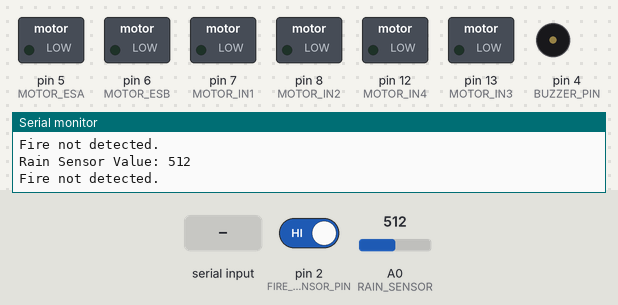
This sketch was run on a simulated Arduino Uno, built with avr-gcc and run on an emulated ATmega328P. Parts: switched loads named in the sketch (green lamp = pin HIGH), buzzer (waves = sounding, pin HIGH), the last lines printed to the serial monitor. The test bench sets the inputs (shaded band); at power-on: A0 (RAIN_SENSOR) = 512, pin 2 (FIRE_SENSOR_PIN) HIGH. The modem accepts every AT command (registered, SIM ready, sends succeed) and sends nothing else.

Above: at 4.2 s.
4.3 s: A0 (RAIN_SENSOR) set to 492
At 5.0 s:
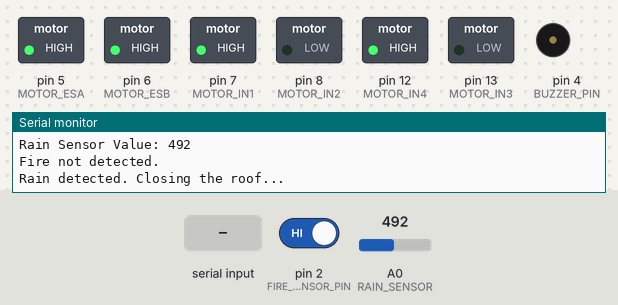
6.0 s: pin 2 (FIRE_SENSOR_PIN) driven LOW
At 7.3 s:
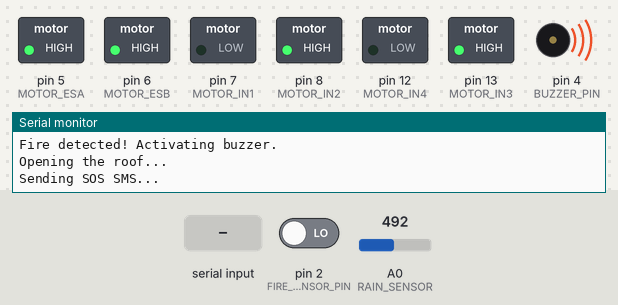
10.5 s: "b" received over Serial
At 11.7 s:
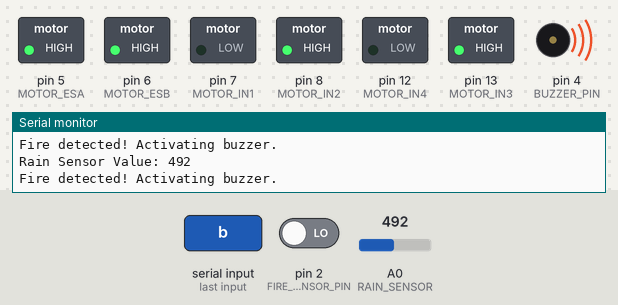
12.1 s: pin 2 (FIRE_SENSOR_PIN) driven HIGH
At 12.9 s:
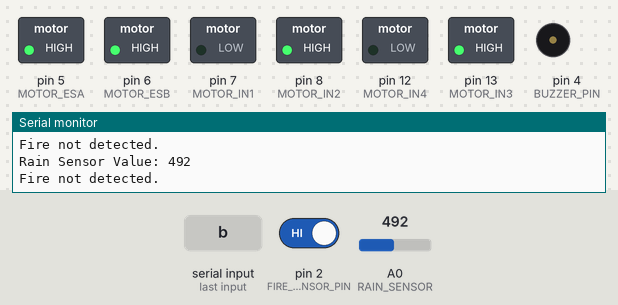
Timing chart, 0 to 27.2 s (numbered marks = the images above; inputs shaded):
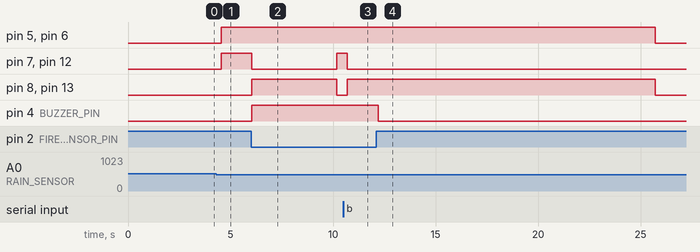

The sketch:

dome_control.ino
```cpp
#include <SoftwareSerial.h>
#include <DHT.h>

// Pin configurations
#define FIRE_SENSOR_PIN 2    // Fire sensor pin
#define BUZZER_PIN 4         // Buzzer pin
#define RAIN_SENSOR A0       // Rain sensor pin
#define RAIN_THRESHOLD 500   // Adjust this threshold based on your sensor's calibration
#define MOTOR_IN1 7          // Motor 1 direction pin 1 (OUT1)
#define MOTOR_IN2 8          // Motor 1 direction pin 2 (OUT2)
#define MOTOR_ESA 5          // Motor 1 enable pin (PWM)
#define MOTOR_IN3 13         // Motor 2 direction pin 1 (OUT3)
#define MOTOR_IN4 12         // Motor 2 direction pin 2 (OUT4)
#define MOTOR_ESB 6          // Motor 2 enable pin (PWM)
#define DHT_PIN 9            // DHT sensor pin
#define DHT_TYPE DHT11       // DHT sensor type (DHT11 or DHT22)

// SoftwareSerial for GSM
SoftwareSerial gsmSerial(10, 11);  // RX, TX (for Arduino)

// DHT sensor
DHT dht(DHT_PIN, DHT_TYPE);

// Motor control flags and timers
unsigned long motorStartTime = 0;
unsigned long OPEN_CLOSE_TIME =15000; // Time (in ms) to open or close the roof fully
bool motorRunning = false;
bool messageSent = false;
bool r_Detected = false;
bool roof_Closed = false;  // Track the state of the roof

// Setup function
void setup() {
  // Set motor control pins
  pinMode(MOTOR_IN1, OUTPUT);
  pinMode(MOTOR_IN2, OUTPUT);
  pinMode(MOTOR_ESA, OUTPUT);
  pinMode(MOTOR_IN3, OUTPUT);
  pinMode(MOTOR_IN4, OUTPUT);
  pinMode(MOTOR_ESB, OUTPUT);

  // Set fire sensor and buzzer pins
  pinMode(FIRE_SENSOR_PIN, INPUT);
  pinMode(BUZZER_PIN, OUTPUT);

  // Set rain sensor pin
  pinMode(RAIN_SENSOR, INPUT);

  // Initialize the DHT sensor
  dht.begin();

  // Initialize serial communication
  Serial.begin(115200);    // For debugging
  gsmSerial.begin(9600); // GSM communication

  // Initialize motors in a stopped state
  // Initialize motors in a stopped state
digitalWrite(MOTOR_IN1, LOW);
digitalWrite(MOTOR_IN2, LOW);
analogWrite(MOTOR_ESA, 0);

digitalWrite(MOTOR_IN3, LOW);
digitalWrite(MOTOR_IN4, LOW);
analogWrite(MOTOR_ESB, 0);


  // GSM Initialization
  Serial.println("Initializing GSM module...");
  gsmSerial.println("AT");
  delay(1000);
  showResponse();

  // Check SIM card status
  gsmSerial.println("AT+CPIN?");
  delay(1000);
  showResponse();

  // Set SMS text mode
  gsmSerial.println("AT+CMGF=1");
  delay(1000);
  showResponse();

  Serial.println("Fire and Roof Control System Ready...");

  // Read the initial state of the rain sensor
  int r = analogRead(RAIN_SENSOR);
  if (r >= RAIN_THRESHOLD) {
    r_Detected = false;
    roof_Closed = false;
    Serial.println("Initial state: No Rain detected, keeping roof open.");
  } else {
    r_Detected = true;
    roof_Closed = true;
    Serial.println("Initial state: Rain detected, keeping roof closed.");
  }
}

// Loop function
void loop() {
  // Rain detection
  int rainValue = analogRead(RAIN_SENSOR);
  Serial.print("Rain Sensor Value: ");
  Serial.println(rainValue);

  // Fire detection
  int fireSensorValue = digitalRead(FIRE_SENSOR_PIN);
  if (fireSensorValue == LOW) {  // Fire detected
    Serial.println("Fire detected! Activating buzzer.");
    digitalWrite(BUZZER_PIN, HIGH);  // Activate buzzer
    if (roof_Closed == true) {
      motorStartTime = millis();
      motorRunning = true;
      r_Detected = false;
      roof_Closed = false;
      Serial.println("Opening the roof...");
      // Motor 1 rotates for opening
      digitalWrite(MOTOR_IN1, LOW);   // OUT1 low
      digitalWrite(MOTOR_IN2, HIGH);  // OUT2 high

      // Motor 2 rotates for opening (opposite direction with swapped wiring)
      digitalWrite(MOTOR_IN3, HIGH);  // OUT3 high
      digitalWrite(MOTOR_IN4, LOW);   // OUT4 low


    }
    if (!messageSent) {
      sendSOSMessage();  // Send SOS message only once
      messageSent = true;
    }
  } else {
    digitalWrite(BUZZER_PIN, LOW);
    messageSent = false;  // Reset message flag when no fire is detected
    Serial.println("Fire not detected.");
  }

  // Rain detection logic
  if (rainValue < RAIN_THRESHOLD && !r_Detected) {
    Serial.println("Rain detected. Closing the roof...");
    motorStartTime = millis();
    motorRunning = true;
    r_Detected = true;
    roof_Closed = true;
    // Motor 1 rotates for closing
    digitalWrite(MOTOR_IN1, HIGH);  // OUT1 high
    digitalWrite(MOTOR_IN2, LOW);   // OUT2 low

    // Motor 2 rotates for closing (opposite direction with swapped wiring)
    digitalWrite(MOTOR_IN3, LOW);   // OUT3 low
    digitalWrite(MOTOR_IN4, HIGH);  // OUT4 high


  }
  else if (rainValue >= RAIN_THRESHOLD && r_Detected) {
    Serial.println("No rain detected. Opening the roof...");
    motorStartTime = millis();
    motorRunning = true;
    r_Detected = false;
    roof_Closed = false;
    // Motor 1 rotates for opening
    digitalWrite(MOTOR_IN1, LOW);   // OUT1 low
    digitalWrite(MOTOR_IN2, HIGH);  // OUT2 high

    // Motor 2 rotates for opening (opposite direction with swapped wiring)
    digitalWrite(MOTOR_IN3, HIGH);  // OUT3 high
    digitalWrite(MOTOR_IN4, LOW);   // OUT4 low

  }

   // Serial commands for manual roof control
  if (Serial.available() > 0) {
    char a = Serial.read();
    Serial.print("Command received: ");
    Serial.println(a);

    if (a == 'a' && !roof_Closed) {
      Serial.println("Closing the roof...");
      motorStartTime = millis();
      motorRunning = true;
      roof_Closed = true;
      // Motor 1 rotates for closing
      digitalWrite(MOTOR_IN1, HIGH);  // OUT1 high
      digitalWrite(MOTOR_IN2, LOW);   // OUT2 low

      // Motor 2 rotates for closing (opposite direction with swapped wiring)
      digitalWrite(MOTOR_IN3, LOW);   // OUT3 low
      digitalWrite(MOTOR_IN4, HIGH);  // OUT4 high
    } else if (a == 'b') {
      Serial.println("Opening the roof...");
      motorStartTime = millis();
      motorRunning = true;
      roof_Closed = false;
      // Motor 1 rotates for opening
      digitalWrite(MOTOR_IN1, LOW);   // OUT1 low
      digitalWrite(MOTOR_IN2, HIGH);  // OUT2 high

      // Motor 2 rotates for opening (opposite direction with swapped wiring)
      digitalWrite(MOTOR_IN3, HIGH);  // OUT3 high
      digitalWrite(MOTOR_IN4, LOW);   // OUT4 low
    }
  }


  // Ensure motor stops after moving for the specified time
  if (motorRunning && (millis() - motorStartTime < OPEN_CLOSE_TIME)) {
    analogWrite(MOTOR_ESA, 255); // Keep Motor 1 running
    analogWrite(MOTOR_ESB, 255); // Keep Motor 2 running
  } else if (motorRunning) {
  // Ensure motor stops after moving for the specified time
  if (millis() - motorStartTime >= OPEN_CLOSE_TIME) {
    // Stop Motors
    digitalWrite(MOTOR_IN1, LOW);
    digitalWrite(MOTOR_IN2, LOW);
    analogWrite(MOTOR_ESA, 0);

    digitalWrite(MOTOR_IN3, LOW);
    digitalWrite(MOTOR_IN4, LOW);
    analogWrite(MOTOR_ESB, 0);
    motorRunning = false;  // Stop the motor
    if (roof_Closed) {
      Serial.println("Roof closed, waiting for rain to stop.");
    } else {
      Serial.println("Roof opened, waiting for rain to start.");
    }
  }
}


  delay(500); // Short delay to prevent overloading the loop
}

// Function to send SOS message
void sendSOSMessage() {
  Serial.println("Sending SOS SMS...");
  gsmSerial.println("AT+CMGS=\"+91**********\""); // Replace with your phone number
  delay(1000);
  gsmSerial.print("Fire Alert! Immediate action required.Location:Market yard ,latitude and longitude:16.2864° N, 80.4107° E");
  gsmSerial.write(26); // Ctrl+Z to send the SMS
  delay(3000);
  showResponse();
  Serial.println("SOS Message Sent Successfully!");
}

// Function to show GSM module response
void showResponse() {
  while (gsmSerial.available()) {
    Serial.write(gsmSerial.read());
  }
}
```

Measured:
- the behaviour switches between 500 and 499 on A0 (RAIN_SENSOR) (found by bisection; images 0 and 1)
- after the input at 4.3 s, pin 5 (MOTOR_ESA), pin 6 (MOTOR_ESB), pin 7 (MOTOR_IN1), pin 12 (MOTOR_IN4): LOW → HIGH after 0.24 s
- after the input at 6.0 s, pin 7 (MOTOR_IN1), pin 12 (MOTOR_IN4): HIGH → LOW at once, → HIGH 4.1 s later; pin 8 (MOTOR_IN2), pin 13 (MOTOR_IN3): LOW → HIGH at once, → LOW 4.1 s later; pin 4 (BUZZER_PIN): LOW → HIGH at once
- after the input at 10.5 s, pin 7 (MOTOR_IN1), pin 12 (MOTOR_IN4): HIGH → LOW after 0.19 s; pin 8 (MOTOR_IN2), pin 13 (MOTOR_IN3): LOW → HIGH after 0.19 s
- after the input at 12.1 s, pin 4 (BUZZER_PIN): HIGH → LOW after 0.09 s
